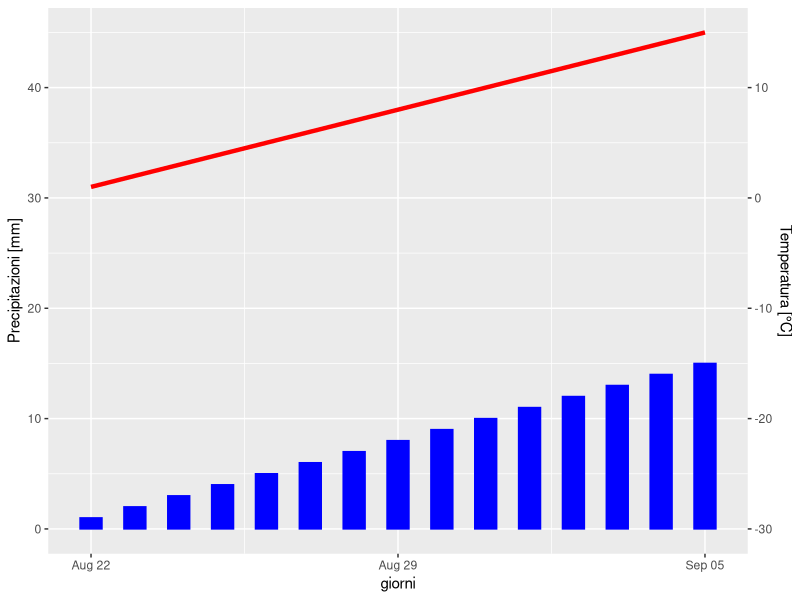

R code for this plot:
pdf("climatico.pdf")
df <- as.data.frame(c('2022-08-22', '2022-08-23', '2022-08-24', '2022-08-25', '2022-08-26','2022-08-27','2022-08-28','2022-08-29','2022-08-30','2022-08-31','2022-09-01','2022-09-02','2022-09-03','2022-09-04','2022-09-05'))
colnames(df) <- c("giorni")
df$celsius <- c(1:15)
df$prec_mm <- c(1:15)
df$giorni<-as.Date.character(df$giorni)
library(ggplot2)
ggplot(data = df,aes(x = giorni, y = prec_mm, group = 1)) +
	 geom_bar(stat = "identity", color="blue", fill="blue", width = 0.5) +
	 geom_line(mapping = aes(y = celsius+30), color="red", size=1.5) + # Scale data to match desired scale
	 scale_y_continuous("Precipitazioni [mm]",
         sec.axis = sec_axis(~ . -30, name = "Temperatura [°C]"))
	 dev.off()
